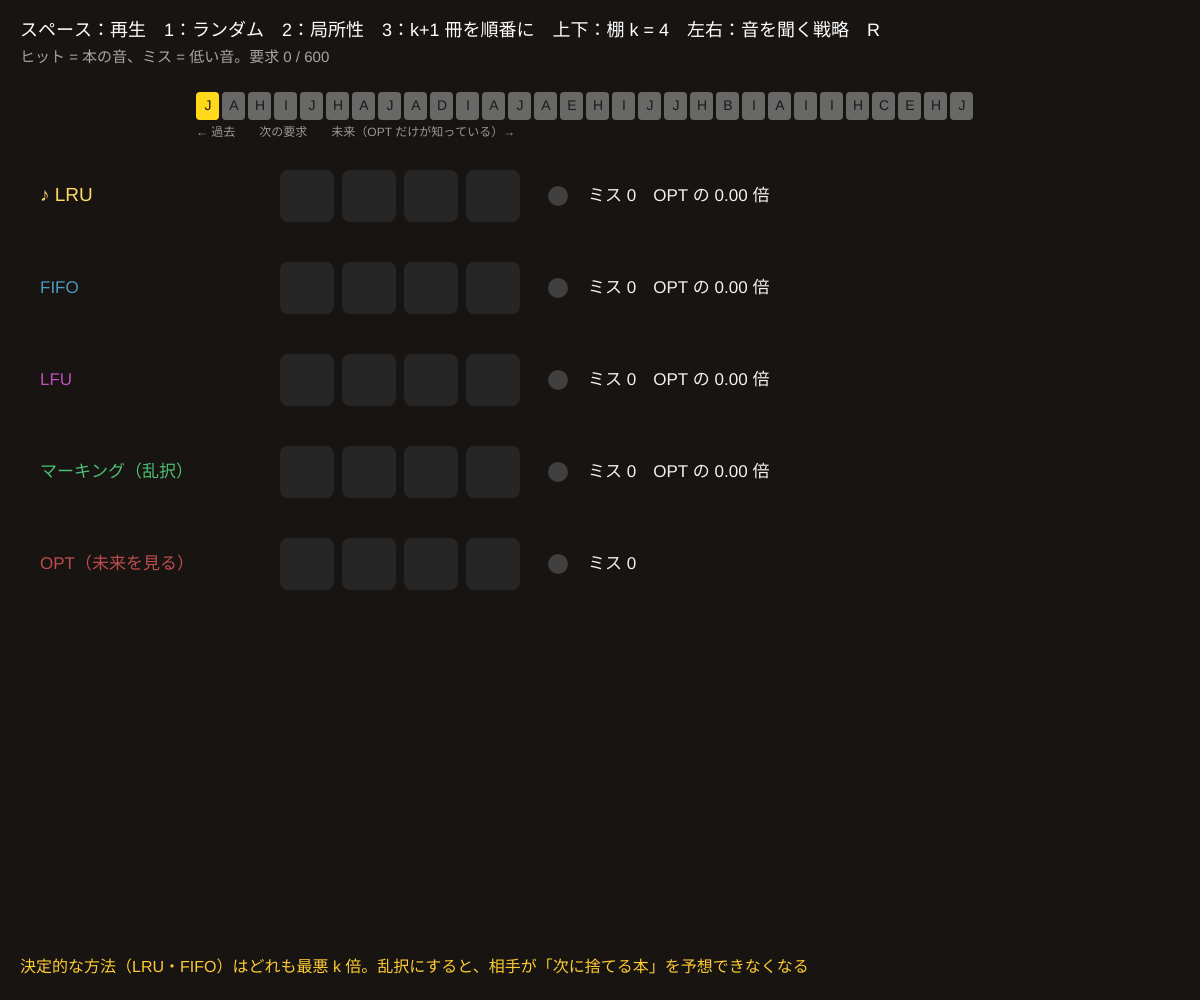
Frame 1 (no input)
Frame 60 (no input): identical to frame 1, image omitted
Frame 120 (the mouse pressed at the canvas centre since frame 60): identical to frame 1, image omitted

The p5.js sketch that drew this single still picture (run headless with seeded random() and noise() and a simulated clock; from frame 60 on, the mouse is pressed at the canvas centre):

// p5.js sketch
// ── sketch.js
// ============================================
// 13 オンライン・キャッシング（音つき）
// 手もとの棚（キャッシュ）には k 冊しか置けない。棚にない本を頼まれたら（ミス）、どれかを捨てて取りに行く
// どれを捨てる？ LRU = いちばん長く使っていない本 / FIFO = いちばん古く入れた本 / LFU = 使った回数が少ない本 / マーキング = ランダム
// OPT（ベラディ）= 未来を見て「いちばん先まで使わない本」を捨てる。決定的な方法は最悪 k 倍、マーキングは約 2 ln k 倍
// スペース = 再生・停止 / 1：ランダム 2：局所性 3：k+1 冊を順番に（LRU・FIFO への意地悪）/ 上下 = 棚の大きさ k / 左右 = 音を聞く戦略 / R
// ============================================

let k = 4, pages = 'ABCDEFGHIJ'.split('');
let seq = [], pos = 0, gen = 2;
let lanes = [];
let names = ['LRU', 'FIFO', 'LFU', 'マーキング（乱択）', 'OPT（未来を見る）'];
let hues = [45, 200, 300, 140, 0];
let playing = false, timer = 0, focusLane = 0;
let freqs = [262, 294, 330, 392, 440, 523, 587, 659, 784, 880];

function setup() {
  createCanvas(windowWidth, windowHeight);
  colorMode(HSB, 360, 100, 100, 100);
  reset();
}

function makeSeq() {
  seq = [];
  let shift = 0;
  for (let i = 0; i < 600; i++) {
    if (gen === 1) seq.push(floor(random(pages.length)));
    if (gen === 2) { if (i % 40 === 0) shift = floor(random(pages.length)); seq.push(random() < 0.85 ? (shift + floor(random(k))) % pages.length : floor(random(pages.length))); }
    if (gen === 3) seq.push(i % (k + 1));
  }
}

function reset() {
  makeSeq(); pos = 0;
  lanes = names.map(() => ({ cache: [], misses: 0, last: null, meta: {}, marked: new Set() }));
}

function serve(L, idx, x) {
  let c = L.cache;
  let hit = c.includes(x);
  L.meta[x] = L.meta[x] || { used: 0, freq: 0, inAt: 0 };
  if (hit) { L.meta[x].used = pos; L.meta[x].freq++; if (idx === 3) L.marked.add(x); return true; }
  L.misses++;
  if (c.length >= k) {
    let victim;
    if (idx === 0) victim = minBy(c, (p) => L.meta[p].used);
    if (idx === 1) victim = minBy(c, (p) => L.meta[p].inAt);
    if (idx === 2) victim = minBy(c, (p) => L.meta[p].freq * 1e6 + L.meta[p].used);
    if (idx === 3) {
      // マーキング：全部マーク済みなら新しい「フェーズ」。マークのない本からランダムに捨てる
      let un = c.filter((p) => !L.marked.has(p));
      if (!un.length) { L.marked.clear(); un = [...c]; }
      victim = random(un);
    }
    if (idx === 4) {
      // ベラディ：次に使われるのがいちばん先の本（もう使われないなら最優先）
      victim = maxBy(c, (p) => { let nx = seq.indexOf(pages.indexOf(p), pos + 1); return nx < 0 ? Infinity : nx; });
    }
    c.splice(c.indexOf(victim), 1);
  }
  c.push(x);
  L.meta[x] = { used: pos, freq: 1, inAt: pos };
  if (idx === 3) L.marked.add(x);
  return false;
}

function minBy(a, f) { return a.reduce((b, x) => (f(x) < f(b) ? x : b)); }
function maxBy(a, f) { return a.reduce((b, x) => (f(x) > f(b) ? x : b)); }

function tickRequest() {
  if (pos >= seq.length) { playing = false; return; }
  let x = seq[pos];
  lanes.forEach((L, i) => { L.last = serve(L, i, pages[x]) ? 'hit' : 'miss'; });
  // 音：選んだ戦略がヒットなら本の音、ミスなら低い「ドン」
  if (lanes[focusLane].last === 'hit') playNote(freqs[x], 0.25, 0.25, 'triangle');
  else playNote(80, 0.4, 0.25, 'square');
  pos++;
}

function draw() {
  background(15, 20, 9);
  if (playing && ++timer % 8 === 0) tickRequest();
  // 要求の列（OPT だけが先を見られる）
  let cw = 26;
  for (let q = -6; q < 30; q++) {
    let i = pos + q;
    if (i < 0 || i >= seq.length) continue;
    let x = 40 + (q + 6) * cw;
    noStroke(); fill(q < 0 ? color(0, 0, 30) : q === 0 ? color(50, 90, 100) : color(0, 0, 55, 70));
    rect(x, 92, cw - 3, 28, 4);
    fill(0, 0, 10); textAlign(CENTER, CENTER); textSize(14); text(pages[seq[i]], x + cw / 2 - 1, 106);
  }
  fill(0, 0, 60); textSize(12); textAlign(LEFT, BASELINE); text('← 過去　　次の要求　　未来（OPT だけが知っている）→', 40 + 6 * cw, 136);
  let optMiss = max(1, lanes[4].misses);
  lanes.forEach((L, i) => {
    let y = 170 + i * 92;
    noStroke(); fill(hues[i], 60, focusLane === i ? 100 : 75); textAlign(LEFT, CENTER); textSize(focusLane === i ? 19 : 17);
    text((focusLane === i ? '♪ ' : '') + names[i], 40, y + 26);
    for (let s = 0; s < k; s++) {
      let p = L.cache[s];
      let x = 280 + s * 62;
      fill(p ? color(hues[i], 40, i === 3 && L.marked.has(p) ? 70 : 40) : color(0, 0, 15));
      rect(x, y, 54, 52, 8);
      if (p) { fill(0, 0, 95); textAlign(CENTER, CENTER); textSize(22); text(p, x + 27, y + 26); }
    }
    let bx = 280 + k * 62 + 30;
    fill(L.last === 'hit' ? color(140, 70, 90) : L.last === 'miss' ? color(0, 80, 95) : color(0, 0, 25));
    circle(bx, y + 26, 20);
    fill(0, 0, 95); textAlign(LEFT, CENTER); textSize(17);
    text('ミス ' + L.misses + (pos ? '　率 ' + nf((100 * L.misses) / pos, 1, 1) + '%' : '') + (i < 4 ? '　OPT の ' + nf(L.misses / optMiss, 1, 2) + ' 倍' : ''), bx + 30, y + 26);
  });
  fill(0, 0, 100); textSize(18); textAlign(LEFT, BASELINE);
  text('スペース：' + (playing ? '停止' : '再生') + '　1：ランダム　2：局所性　3：k+1 冊を順番に　上下：棚 k = ' + k + '　左右：音を聞く戦略　R', 20, 36);
  textSize(15); fill(0, 0, 65);
  text('ヒット = 本の音、ミス = 低い音。要求 ' + pos + ' / ' + seq.length, 20, 62);
  fill(45, 80, 100); textSize(16);
  text(gen === 3 ? '3：LRU と FIFO は毎回ミス（捨てた本をすぐ頼まれる）。OPT は k 回に 1 回だけ → ちょうど k 倍。マーキングは運しだいで強い' : '決定的な方法（LRU・FIFO）はどれも最悪 k 倍。乱択にすると、相手が「次に捨てる本」を予想できなくなる', 20, height - 28);
}

function keyPressed() {
  startAudio();
  if (key === ' ') playing = !playing;
  if (key >= '1' && key <= '3') { gen = int(key); reset(); }
  if (key === UP_ARROW) { k = min(8, k + 1); reset(); }
  if (key === DOWN_ARROW) { k = max(2, k - 1); reset(); }
  if (key === RIGHT_ARROW) focusLane = (focusLane + 1) % 5;
  if (key === LEFT_ARROW) focusLane = (focusLane + 4) % 5;
  if (key === 'r' || key === 'R') reset();
}
function mousePressed() { startAudio(); }

// ---------- やってみよう ----------
// 1. 3 を選んで、LRU と OPT のミスの比が k になるのを確かめる
// 2. 2（局所性）では LRU が OPT にかなり近い。ふつうの CPU キャッシュが LRU 風なのはなぜ？
// 3. 左右で音を聞く戦略を変えて、ミスの「リズム」を聞き比べる


// ==================================================
// ここから下は「音を鳴らすための道具」です
// ==================================================
let audioCtx, masterOut;
function startAudio() {
  if (!audioCtx) { audioCtx = new AudioContext(); masterOut = audioCtx.createDynamicsCompressor(); masterOut.connect(audioCtx.destination); }
  audioCtx.resume();
}
function playNote(freqHz, volume = 0.3, duration = 0.3, type = 'triangle', when) {
  if (!audioCtx) return;
  let t = when === undefined ? audioCtx.currentTime : when;
  let osc = audioCtx.createOscillator(), amp = audioCtx.createGain();
  osc.type = type; osc.frequency.value = freqHz;
  amp.gain.setValueAtTime(0.0001, t);
  amp.gain.exponentialRampToValueAtTime(volume, t + 0.01);
  amp.gain.exponentialRampToValueAtTime(0.0001, t + duration);
  osc.connect(amp); amp.connect(masterOut); osc.start(t); osc.stop(t + duration + 0.05);
}
